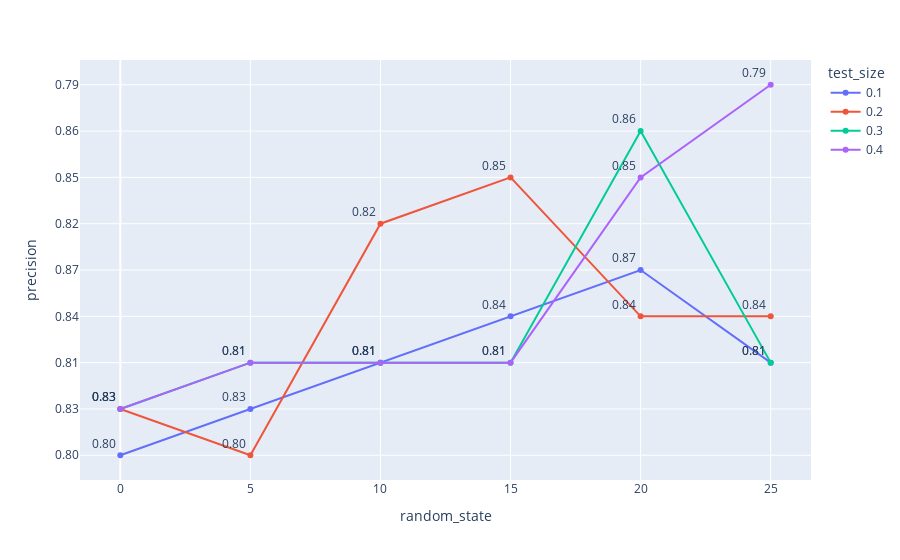

The notebook cell this image was saved under:
### Code cell
import plotly.express as px
fig = px.line(optimal, x='random_state', y='precision',color='test_size',
              text='precision', markers=True)
fig.update_traces(textposition='top left')
fig.show()

### Figure 1 — Plotly figure (JSON) as saved in the notebook; plotly's stock layout.template omitted (floating-point values rounded to 4 significant figures)
{"data": [{"hovertemplate": "test_size=0.1<br>random_state=%{x}<br>precision=%{text}<extra></extra>", "legendgroup": "0.1", "line": {"color": "#636efa", "dash": "solid"}, "marker": {"symbol": "circle"}, "mode": "lines+markers+text", "name": "0.1", "orientation": "h", "showlegend": true, "text": ["0.80", "0.83", "0.81", "0.84", "0.87", "0.81"], "textposition": "top left", "type": "scatter", "x": [0, 5, 10, 15, 20, 25], "xaxis": "x", "y": ["0.80", "0.83", "0.81", "0.84", "0.87", "0.81"], "yaxis": "y"}, {"hovertemplate": "test_size=0.2<br>random_state=%{x}<br>precision=%{text}<extra></extra>", "legendgroup": "0.2", "line": {"color": "#EF553B", "dash": "solid"}, "marker": {"symbol": "circle"}, "mode": "lines+markers+text", "name": "0.2", "orientation": "h", "showlegend": true, "text": ["0.83", "0.80", "0.82", "0.85", "0.84", "0.84"], "textposition": "top left", "type": "scatter", "x": [0, 5, 10, 15, 20, 25], "xaxis": "x", "y": ["0.83", "0.80", "0.82", "0.85", "0.84", "0.84"], "yaxis": "y"}, {"hovertemplate": "test_size=0.3<br>random_state=%{x}<br>precision=%{text}<extra></extra>", "legendgroup": "0.3", "line": {"color": "#00cc96", "dash": "solid"}, "marker": {"symbol": "circle"}, "mode": "lines+markers+text", "name": "0.3", "orientation": "h", "showlegend": true, "text": ["0.83", "0.81", "0.81", "0.81", "0.86", "0.81"], "textposition": "top left", "type": "scatter", "x": [0, 5, 10, 15, 20, 25], "xaxis": "x", "y": ["0.83", "0.81", "0.81", "0.81", "0.86", "0.81"], "yaxis": "y"}, {"hovertemplate": "test_size=0.4<br>random_state=%{x}<br>precision=%{text}<extra></extra>", "legendgroup": "0.4", "line": {"color": "#ab63fa", "dash": "solid"}, "marker": {"symbol": "circle"}, "mode": "lines+markers+text", "name": "0.4", "orientation": "h", "showlegend": true, "text": ["0.83", "0.81", "0.81", "0.81", "0.85", "0.79"], "textposition": "top left", "type": "scatter", "x": [0, 5, 10, 15, 20, 25], "xaxis": "x", "y": ["0.83", "0.81", "0.81", "0.81", "0.85", "0.79"], "yaxis": "y"}], "layout": {"legend": {"title": {"text": "test_size"}, "tracegroupgap": 0}, "margin": {"t": 60}, "xaxis": {"anchor": "y", "domain": [0, 1], "title": {"text": "random_state"}}, "yaxis": {"anchor": "x", "domain": [0, 1], "title": {"text": "precision"}}}}
